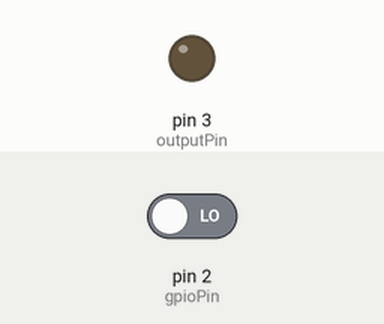
The sketch below on a simulated Arduino Uno, built with avr-gcc and run on an emulated ATmega328P. On the bench: output pins drawn as LEDs (lit = HIGH). Inputs (shaded band) come from the test bench; at power-on: pin 2 (gpioPin) LOW.

Above: at 1.2 s.
1.3 s: pin 2 (gpioPin) driven HIGH
At 2.3 s:
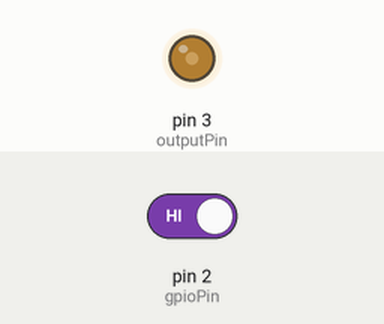
2.8 s: pin 2 (gpioPin) driven LOW
At 3.5 s:
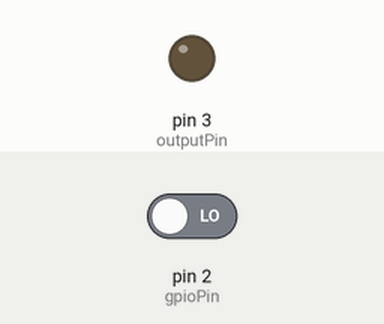
Timing chart, 0 to 5.8 s (numbered marks = the images above; inputs shaded):
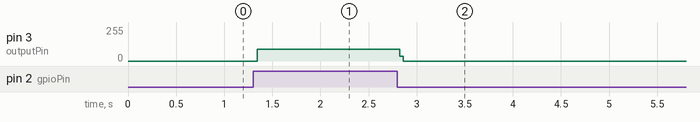

The sketch:

codefromai_1.ino
```cpp
int gpioPin = 2; // replace with the GPIO pin number you're using
int outputPin = 3; // replace with the Arduino pin number you're using for output
int pulseDelay = 1000; // initial delay of 1000 microseconds
int pulseWidth = 500; // initial pulse width of 500 microseconds

void setup() {
  pinMode(gpioPin, INPUT);
  pinMode(outputPin, OUTPUT);
}

void loop() {
  if (digitalRead(gpioPin) == HIGH) { // check if trigger occurred
    digitalWrite(outputPin, HIGH); // send the pulse
    delayMicroseconds(pulseWidth);
    digitalWrite(outputPin, LOW);
    delayMicroseconds(pulseDelay);
  }
}
```

Measured:
- after the input at 1.3 s, pin 3 (outputPin): 0/255 → 87/255 at once
- after the input at 2.8 s, pin 3 (outputPin): 87/255 → 0/255 at once
